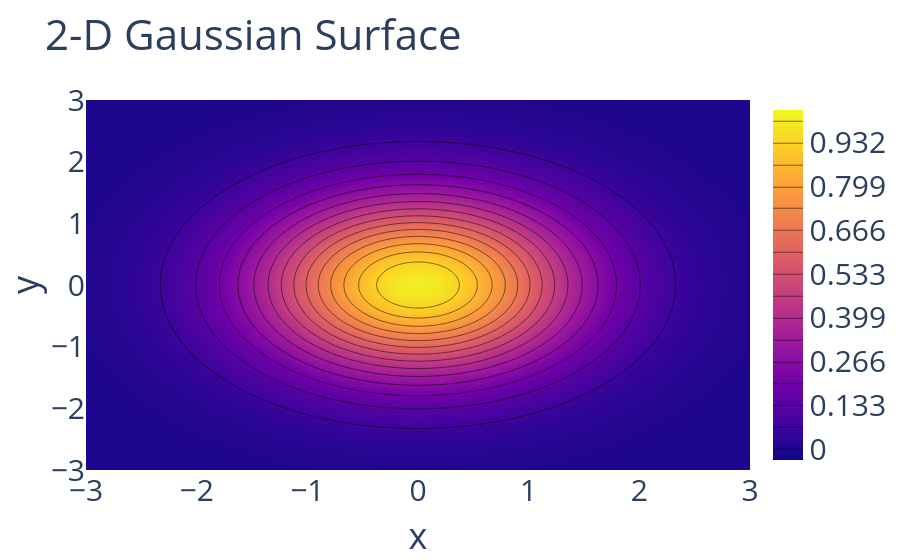

Write notebook code for a chart like this one.
### Markdown cell above
## 6 · `plotHeatmap` — contour plot with heatmap fill

### Code cell
grid_x = np.linspace(-3, 3, 80)
grid_y = np.linspace(-3, 3, 80)
X_grid, Y_grid = np.meshgrid(grid_x, grid_y)

# 2-D Gaussian surface
Z = np.exp(-(X_grid**2 + Y_grid**2) / 2)

plotHeatmap(
    z=Z,
    x=grid_x,
    y=grid_y,
    title='2-D Gaussian Surface',
    xaxis='x',
    yaxis='y',
    ncontours=15,
)

### Figure 1 — Plotly figure (JSON) as saved in the notebook; plotly's stock layout.template omitted (floating-point values rounded to 4 significant figures; data arrays with more than 128 entries replaced by an {"elided": "..."} marker saying what was removed)
{"data": [{"contours": {"coloring": "heatmap", "end": 0.9986, "size": 0.06656, "start": 0.0001234}, "showscale": true, "type": "contour", "x": [-3.0, -2.924, -2.848, -2.772, -2.696, -2.62, -2.544, -2.468, -2.392, -2.316, -2.241, -2.165, -2.089, -2.013, -1.937, -1.861, -1.785, -1.709, -1.633, -1.557, -1.481, -1.405, -1.329, -1.253, -1.177, -1.101, -1.025, -0.9494, -0.8734, -0.7975, -0.7215, -0.6456, -0.5696, -0.4937, -0.4177, -0.3418, -0.2658, -0.1899, -0.1139, -0.03797, 0.03797, 0.1139, 0.1899, 0.2658, 0.3418, 0.4177, 0.4937, 0.5696, 0.6456, 0.7215, 0.7975, 0.8734, 0.9494, 1.025, 1.101, 1.177, 1.253, 1.329, 1.405, 1.481, 1.557, 1.633, 1.709, 1.785, 1.861, 1.937, 2.013, 2.089, 2.165, 2.241, 2.316, 2.392, 2.468, 2.544, 2.62, 2.696, 2.772, 2.848, 2.924, 3.0], "y": [-3.0, -2.924, -2.848, -2.772, -2.696, -2.62, -2.544, -2.468, -2.392, -2.316, -2.241, -2.165, -2.089, -2.013, -1.937, -1.861, -1.785, -1.709, -1.633, -1.557, -1.481, -1.405, -1.329, -1.253, -1.177, -1.101, -1.025, -0.9494, -0.8734, -0.7975, -0.7215, -0.6456, -0.5696, -0.4937, -0.4177, -0.3418, -0.2658, -0.1899, -0.1139, -0.03797, 0.03797, 0.1139, 0.1899, 0.2658, 0.3418, 0.4177, 0.4937, 0.5696, 0.6456, 0.7215, 0.7975, 0.8734, 0.9494, 1.025, 1.101, 1.177, 1.253, 1.329, 1.405, 1.481, 1.557, 1.633, 1.709, 1.785, 1.861, 1.937, 2.013, 2.089, 2.165, 2.241, 2.316, 2.392, 2.468, 2.544, 2.62, 2.696, 2.772, 2.848, 2.924, 3.0], "z": {"elided": "80x80 float values"}}], "layout": {"coloraxis": {"showscale": true}, "font": {"size": 30}, "legend": {"bgcolor": "rgba(0,0,0,.05)", "x": 0.99, "xanchor": "right", "y": 0.99, "yanchor": "top"}, "margin": {"r": 10, "t": 100}, "showlegend": true, "title": {"text": "2-D Gaussian Surface"}, "xaxis": {"title": {"text": "x"}}, "yaxis": {"title": {"text": "y"}}}}
